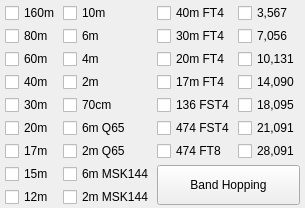
                  <widget class="QWidget" name="tab_4">
                   <property name="sizePolicy">
                    <sizepolicy hsizetype="Preferred" vsizetype="Preferred">
                     <horstretch>0</horstretch>
                     <verstretch>0</verstretch>
                    </sizepolicy>
                   </property>
                   <property name="maximumSize">
                    <size>
                     <width>16777215</width>
                     <height>16777215</height>
                    </size>
                   </property>
                   <attribute name="title">
                    <string>3</string>
                   </attribute>
                   <layout class="QGridLayout" name="gridLayout" rowstretch="0" columnstretch="0">
                    <property name="leftMargin">
                     <number>2</number>
                    </property>
                    <property name="topMargin">
                     <number>3</number>
                    </property>
                    <property name="rightMargin">
                     <number>2</number>
                    </property>
                    <property name="bottomMargin">
                     <number>1</number>
                    </property>
                    <property name="spacing">
                     <number>3</number>
                    </property>
                    <item row="0" column="0">
                     <widget class="QWidget" name="widget_3" native="true">
                      <property name="sizePolicy">
                       <sizepolicy hsizetype="Preferred" vsizetype="Preferred">
                        <horstretch>0</horstretch>
                        <verstretch>0</verstretch>
                       </sizepolicy>
                      </property>
                      <property name="maximumSize">
                       <size>
                        <width>16777215</width>
                        <height>16777215</height>
                       </size>
                      </property>
                      <layout class="QGridLayout" name="gridLayout_8">
                       <property name="leftMargin">
                        <number>3</number>
                       </property>
                       <property name="topMargin">
                        <number>0</number>
                       </property>
                       <property name="rightMargin">
                        <number>3</number>
                       </property>
                       <property name="bottomMargin">
                        <number>0</number>
                       </property>
                       <property name="spacing">
                        <number>3</number>
                       </property>
                       <item row="8" column="2" rowspan="2" colspan="2">
                        <widget class="QPushButton" name="pbBandHopping">
                         <property name="minimumSize">
                          <size>
                           <width>0</width>
                           <height>40</height>
                          </size>
                         </property>
                         <property name="toolTip">
                          <string>Toggle band hopping On/Off. Band hopping occurs every other full minute. Changes to the checkboxes take effect immediately.</string>
                         </property>
                         <property name="styleSheet">
                          <string notr="true">QPushButton:checked {
	background-color: red;
	border-style: outset;
	border-width: 1px;
	border-radius: 5px;
	border-color: black;
	min-width: 5em;
	padding: 3px;
}</string>
                         </property>
                         <property name="text">
                          <string>  Band Hopping  </string>
                         </property>
                         <property name="checkable">
                          <bool>true</bool>
                         </property>
                        </widget>
                       </item>
                       <item row="3" column="2">
                        <widget class="QCheckBox" name="cb17mFT4">
                         <property name="toolTip">
                          <string>17m FT4</string>
                         </property>
                         <property name="text">
                          <string>17m FT4</string>
                         </property>
                        </widget>
                       </item>
                       <item row="2" column="2">
                        <widget class="QCheckBox" name="cb20mFT4">
                         <property name="toolTip">
                          <string>20m FT4</string>
                         </property>
                         <property name="text">
                          <string>20m FT4</string>
                         </property>
                        </widget>
                       </item>
                       <item row="5" column="3">
                        <widget class="QCheckBox" name="cb17mDXp">
                         <property name="toolTip">
                          <string>18,095 MHz FT8</string>
                         </property>
                         <property name="text">
                          <string>18,095</string>
                         </property>
                        </widget>
                       </item>
                       <item row="0" column="0">
                        <widget class="QCheckBox" name="cb160m">
                         <property name="toolTip">
                          <string>160m FT8</string>
                         </property>
                         <property name="text">
                          <string>160m</string>
                         </property>
                        </widget>
                       </item>
                       <item row="1" column="1">
                        <widget class="QCheckBox" name="cb6m">
                         <property name="toolTip">
                          <string>6m FT8</string>
                         </property>
                         <property name="text">
                          <string>6m</string>
                         </property>
                        </widget>
                       </item>
                       <item row="9" column="1">
                        <widget class="QCheckBox" name="cb2mMSK">
                         <property name="toolTip">
                          <string>2m MSK144</string>
                         </property>
                         <property name="text">
                          <string>2m MSK144</string>
                         </property>
                        </widget>
                       </item>
                       <item row="2" column="1">
                        <widget class="QCheckBox" name="cb4m">
                         <property name="toolTip">
                          <string>4m FT8</string>
                         </property>
                         <property name="text">
                          <string>4m</string>
                         </property>
                        </widget>
                       </item>
                       <item row="0" column="1">
                        <widget class="QCheckBox" name="cb10m">
                         <property name="toolTip">
                          <string>10m FT8</string>
                         </property>
                         <property name="text">
                          <string>10m</string>
                         </property>
                        </widget>
                       </item>
                       <item row="7" column="0">
                        <widget class="QCheckBox" name="cb17m">
                         <property name="sizePolicy">
                          <sizepolicy hsizetype="Minimum" vsizetype="Fixed">
                           <horstretch>0</horstretch>
                           <verstretch>0</verstretch>
                          </sizepolicy>
                         </property>
                         <property name="toolTip">
                          <string>17m FT8</string>
                         </property>
                         <property name="text">
                          <string>17m</string>
                         </property>
                        </widget>
                       </item>
                       <item row="7" column="1">
                        <widget class="QCheckBox" name="cb2mQ65">
                         <property name="toolTip">
                          <string>2m Q65</string>
                         </property>
                         <property name="text">
                          <string>2m Q65</string>
                         </property>
                        </widget>
                       </item>
                       <item row="1" column="0">
                        <widget class="QCheckBox" name="cb80m">
                         <property name="toolTip">
                          <string>80m FT8</string>
                         </property>
                         <property name="text">
                          <string>80m</string>
                         </property>
                        </widget>
                       </item>
                       <item row="6" column="3">
                        <widget class="QCheckBox" name="cb15mDXp">
                         <property name="toolTip">
                          <string>21,091 MHz FT8</string>
                         </property>
                         <property name="text">
                          <string>21,091</string>
                         </property>
                        </widget>
                       </item>
                       <item row="8" column="0">
                        <widget class="QCheckBox" name="cb15m">
                         <property name="toolTip">
                          <string>15m FT8</string>
                         </property>
                         <property name="text">
                          <string>15m</string>
                         </property>
                        </widget>
                       </item>
                       <item row="0" column="2">
                        <widget class="QCheckBox" name="cb40mFT4">
                         <property name="sizePolicy">
                          <sizepolicy hsizetype="Minimum" vsizetype="Fixed">
                           <horstretch>0</horstretch>
                           <verstretch>0</verstretch>
                          </sizepolicy>
                         </property>
                         <property name="toolTip">
                          <string>40m FT4</string>
                         </property>
                         <property name="text">
                          <string>40m FT4</string>
                         </property>
                        </widget>
                       </item>
                       <item row="3" column="0">
                        <widget class="QCheckBox" name="cb40m">
                         <property name="toolTip">
                          <string>40m FT8</string>
                         </property>
                         <property name="text">
                          <string>40m</string>
                         </property>
                        </widget>
                       </item>
                       <item row="5" column="1">
                        <widget class="QCheckBox" name="cb70cm">
                         <property name="toolTip">
                          <string>70cm FT8</string>
                         </property>
                         <property name="text">
                          <string>70cm</string>
                         </property>
                        </widget>
                       </item>
                       <item row="1" column="2">
                        <widget class="QCheckBox" name="cb30mFT4">
                         <property name="toolTip">
                          <string>30m FT4</string>
                         </property>
                         <property name="text">
                          <string>30m FT4</string>
                         </property>
                        </widget>
                       </item>
                       <item row="1" column="3">
                        <widget class="QCheckBox" name="cb40mDXp">
                         <property name="toolTip">
                          <string>7,056 MHz FT8</string>
                         </property>
                         <property name="text">
                          <string>7,056</string>
                         </property>
                        </widget>
                       </item>
                       <item row="8" column="1">
                        <widget class="QCheckBox" name="cb6mMSK">
                         <property name="toolTip">
                          <string>6m MSK144</string>
                         </property>
                         <property name="text">
                          <string>6m MSK144</string>
                         </property>
                        </widget>
                       </item>
                       <item row="3" column="1">
                        <widget class="QCheckBox" name="cb2m">
                         <property name="toolTip">
                          <string>2m FT8</string>
                         </property>
                         <property name="text">
                          <string>2m</string>
                         </property>
                        </widget>
                       </item>
                       <item row="2" column="0">
                        <widget class="QCheckBox" name="cb60m">
                         <property name="toolTip">
                          <string>60m FT8</string>
                         </property>
                         <property name="text">
                          <string>60m</string>
                         </property>
                        </widget>
                       </item>
                       <item row="6" column="2">
                        <widget class="QCheckBox" name="cb630mFST4">
                         <property name="toolTip">
                          <string>630m FST4</string>
                         </property>
                         <property name="text">
                          <string>474 FST4</string>
                         </property>
                        </widget>
                       </item>
                       <item row="6" column="1">
                        <widget class="QCheckBox" name="cb6mQ65">
                         <property name="toolTip">
                          <string>6m Q65</string>
                         </property>
                         <property name="text">
                          <string>6m Q65</string>
                         </property>
                        </widget>
                       </item>
                       <item row="5" column="2">
                        <widget class="QCheckBox" name="cb2200mFST4">
                         <property name="toolTip">
                          <string>2200m FST4</string>
                         </property>
                         <property name="text">
                          <string>136 FST4</string>
                         </property>
                        </widget>
                       </item>
                       <item row="2" column="3">
                        <widget class="QCheckBox" name="cb30mDXp">
                         <property name="toolTip">
                          <string>10,131 MHz FT8</string>
                         </property>
                         <property name="text">
                          <string>10,131</string>
                         </property>
                        </widget>
                       </item>
                       <item row="5" column="0">
                        <widget class="QCheckBox" name="cb30m">
                         <property name="toolTip">
                          <string>30m FT8</string>
                         </property>
                         <property name="text">
                          <string>30m</string>
                         </property>
                        </widget>
                       </item>
                       <item row="7" column="2">
                        <widget class="QCheckBox" name="cb630m">
                         <property name="toolTip">
                          <string>630m FT8</string>
                         </property>
                         <property name="text">
                          <string>474 FT8</string>
                         </property>
                        </widget>
                       </item>
                       <item row="3" column="3">
                        <widget class="QCheckBox" name="cb20mDXp">
                         <property name="toolTip">
                          <string>14,090 MHz FT8</string>
                         </property>
                         <property name="text">
                          <string>14,090</string>
                         </property>
                        </widget>
                       </item>
                       <item row="7" column="3">
                        <widget class="QCheckBox" name="cb10mDXp">
                         <property name="toolTip">
                          <string>28,091 MHz FT8</string>
                         </property>
                         <property name="text">
                          <string>28,091</string>
                         </property>
                        </widget>
                       </item>
                       <item row="0" column="3">
                        <widget class="QCheckBox" name="cb80mDXp">
                         <property name="toolTip">
                          <string>3,567 MHz FT8</string>
                         </property>
                         <property name="text">
                          <string>3,567</string>
                         </property>
                        </widget>
                       </item>
                       <item row="6" column="0">
                        <widget class="QCheckBox" name="cb20m">
                         <property name="toolTip">
                          <string>20m FT8</string>
                         </property>
                         <property name="text">
                          <string>20m</string>
                         </property>
                        </widget>
                       </item>
                       <item row="9" column="0">
                        <widget class="QCheckBox" name="cb12m">
                         <property name="toolTip">
                          <string>12m FT8</string>
                         </property>
                         <property name="text">
                          <string>12m</string>
                         </property>
                        </widget>
                       </item>
                      </layout>
                     </widget>
                    </item>
                   </layout>
                  </widget>
